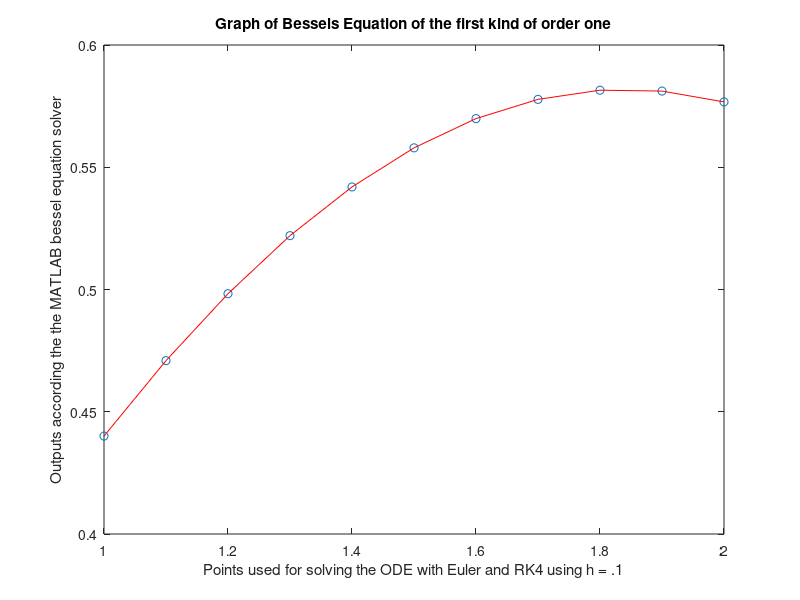

Write the MATLAB code that produced this figure.
% Problem 5d
% Bessel's Equation of Order One
%
% declare an array for the MATLAB besselj function to evaluate 
% the ODE at such that it's evaluated at the same points as in Euler's
% Method and with the RK4 Method
z = [1:.1:2] ;
J = besselj(1, z)
figure
plot(z,J,'o', z, J, 'r')
title('Graph of Bessels Equation of the first kind of order one')
xlabel('Points used for solving the ODE with Euler and RK4 using h = .1')
ylabel('Outputs according the the MATLAB bessel equation solver')